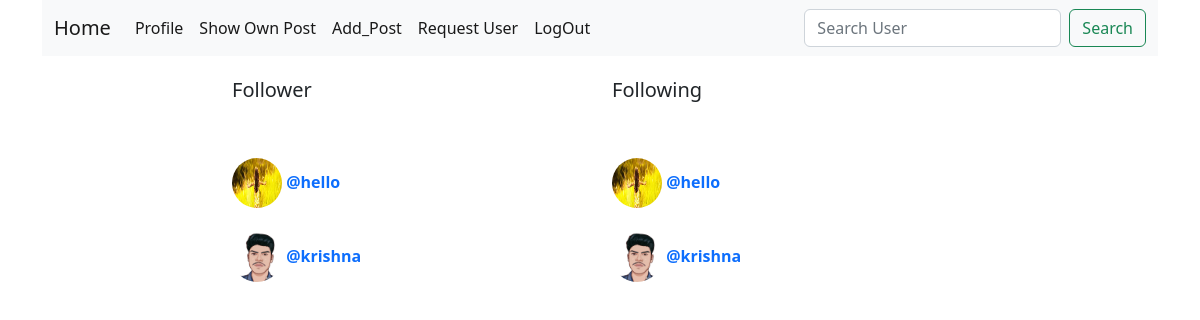
The app's page /follower_following/anshu/ (signed in) with its own data.
### user/models.py (models this page shows, shortened)
class Friend(models.Model):
    current_user = models.ForeignKey(User, on_delete=models.CASCADE, related_name="follower")
    friend = models.ForeignKey(User, on_delete=models.CASCADE, related_name="following")
    friend_request = models.IntegerField(default=-1)
    request_date = models.DateTimeField(auto_now_add=True)
    class Meta:
      ordering = ['-request_date']

class User(AbstractBaseUser):
    email = models.EmailField(
        verbose_name='email address',
        max_length=255,
        unique=True,
    )
    name = models.CharField(max_length=50)
    user_name = models.CharField(max_length=50)
    user_about = models.CharField(max_length=200, null=True, blank=True)
    image = models.ImageField( default='default.png'   ,upload_to='image/profile/'+ str(datetime.datetime.now()).replace(' ', '-') )
    is_active = models.BooleanField(default=True)
    is_admin = models.BooleanField(default=False)
    objects = CustomUserManager()
    USERNAME_FIELD = 'email'
    REQUIRED_FIELDS = ['name', 'user_name']
    def __str__(self):
        return self.email

### user/views.py (the view)
# urls.py: path('follower_following/<str:user_name>/', views.follower_following, name='follower_following' ),
@login_required(login_url='sign_in')
def follower_following(request, user_name):
    user = User.objects.get(user_name=user_name)
    following = user.follower.filter(friend_request=1)
    follower = user.following.filter(friend_request=1)
    username = User.objects.get(email=str(request.user)).user_name
    return render(request, 'user/follower_following.html', {'follower': follower, 'following' :following } )

### user/templates/user/follower_following.html (shortened to what this page needs)
{% extends 'base.html'%}
{% load static %}
{% block css  %}
   {{ block.super }}
   <link rel="stylesheet"  href="{% static 'user/css/custom.css' %}" type="text/css" />
{% endblock css %}
{% block content %}
<div class="row"  style="margin-top: 2%;">
            <div class=col-md-2  col-sm-1>  </div>
            <div class=col-md-4 col-sm>
                    <h5>Follower </h5>  <br> <br>
                    {% if follower %}
                                    {% for user in follower %}
                                        <b>
                                            <a href="{% url 'show_user_profile' user.current_user.user_name %}" style="text-decoration: none" >
                                            {% if user.current_user.image %}
                                                <img src=" {{ user.current_user.image.url }}" alt="Avatar"   class="profile_pic"  >
                                            {% endif %}
                                            @{{user.current_user.user_name }} <br> </a>
                                            <br>
                                        </b>
                                    {% endfor %}
                    {% endif %}
            </div>
            <div class=col-md-4 col-sm>
                <h5>Following  </h5><br > <br>
                {% if following  %}
                            {% for user in following %}
                                <b>
                                    <a href="{% url 'show_user_profile' user.friend.user_name %}" style="text-decoration: none" >
                                    {% if  user.friend.image %}
                                        <img src=" {{ user.friend.image.url }}" alt="Avatar"   class="profile_pic"  >
                                    {% endif %}
                                    @{{user.friend.user_name }} <br> </a>
                                    <br>
                                </b>
                    {% endfor %}
                {% endif %}
            </div>
            <div class=col-md-2 col-sm-1>  </div>
{% endblock content %}

### user/static/user/css/custom.css (style rules this page uses)
img { width: 80%; height: 250%; border-radius: 8%; }
.profile_pic { border-radius: 50%; width:50px; height: 50px; }

### records on screen
Friend: current_user.image (picture), current_user.user_name "hello"
Friend: current_user.image (picture), current_user.user_name "krishna"
Friend: friend.image (picture), friend.user_name "hello"
Friend: friend.image (picture), friend.user_name "krishna"
